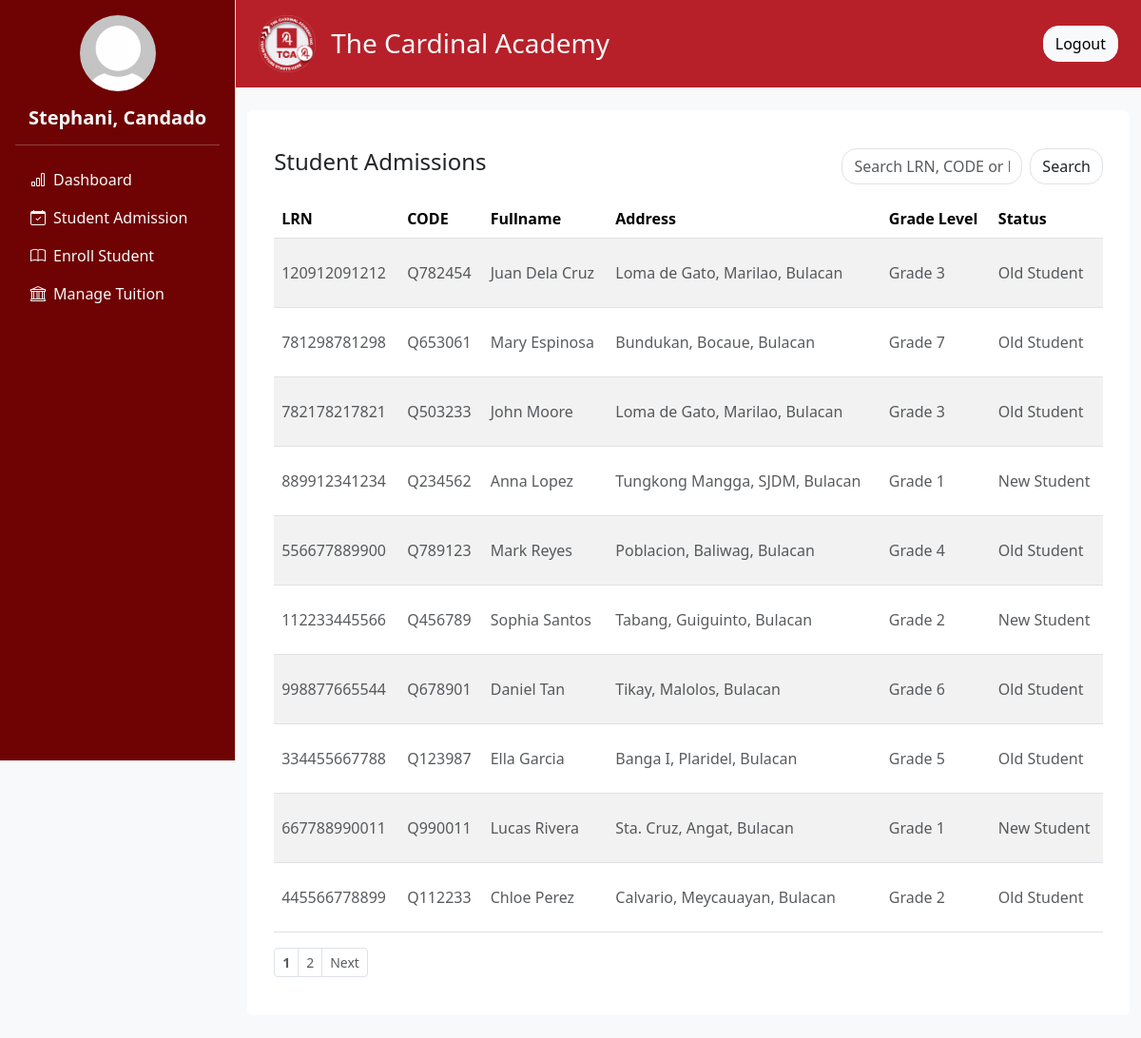
Screenshot of /admin/admission.php (signed in) with the database file from the repository.
### tables this page shows
CREATE TABLE `admission_form` (
  `id` int(11) NOT NULL,
  `lrn` varchar(20) NOT NULL,
  `firstname` varchar(50) NOT NULL,
  `middlename` varchar(50) DEFAULT NULL,
  `lastname` varchar(50) NOT NULL,
  `status` varchar(255) NOT NULL,
  `gender` enum('male','female') NOT NULL,
  `grade_level` varchar(20) NOT NULL,
  `profile_picture` varchar(255) DEFAULT NULL,
  `birthday` date NOT NULL,
  `religion` varchar(50) DEFAULT NULL,
  `place_of_birth` varchar(100) DEFAULT NULL,
  `age` int(11) DEFAULT NULL,
  `residential_address` varchar(255) DEFAULT NULL,
  `region` varchar(100) DEFAULT NULL,
  `province` varchar(100) DEFAULT NULL,
  `municipal` varchar(100) DEFAULT NULL,
  `barangay` varchar(100) DEFAULT NULL,
  `father_name` varchar(100) DEFAULT NULL,
  `father_occupation` varchar(100) DEFAULT NULL,
  `father_contact` varchar(20) DEFAULT NULL,
  `mother_name` varchar(100) DEFAULT NULL,
  `mother_occupation` varchar(100) DEFAULT NULL,
  `mother_contact` varchar(20) DEFAULT NULL,
  `guardian_name` varchar(100) DEFAULT NULL,
  `guardian_occupation` varchar(100) DEFAULT NULL,
  `guardian_contact` varchar(20) DEFAULT NULL,
  `admission_status` varchar(255) DEFAULT 'for_verification',
  `que_code` varchar(50) DEFAULT NULL,
  `email` varchar(255) DEFAULT NULL,
  `facebook` varchar(255) DEFAULT NULL,
  `admission_date` timestamp NOT NULL DEFAULT current_timestamp() ON UPDATE current_timestamp()
);

### admin/user_info.php (called while the page is built, shortened)
<?php
include '../db_connection.php';
function getUserInfo() {
    global $conn;
    $user_id = $_SESSION['user_id'];
    $sql = "SELECT first_name, last_name, profile FROM users WHERE user_id = ?";
    $stmt = $conn->prepare($sql);
    $stmt->bind_param("i", $user_id);
    $stmt->execute();
    $result = $stmt->get_result();
    $user = $result->fetch_assoc();
    $full_name = htmlspecialchars($user['first_name'] . ', ' . $user['last_name']);
    $profile_image = !empty($user['profile'])
        ? '../static/uploads/' . htmlspecialchars($user['profile'])
        : '../static/uploads/default_profile.jpg';
    return [
        'full_name' => $full_name,
        'profile_image' => $profile_image
    ];
}
?>

### admin/admission.php (the view, shortened to what this page needs)
<?php  include '../db_connection.php'; ?>
<?php
$limit = 10;
$page = isset($_GET['page']) && is_numeric($_GET['page']) ? (int) $_GET['page'] : 1;
$search = isset($_GET['search']) ? trim($_GET['search']) : '';
$offset = ($page - 1) * $limit;
$count_query = "SELECT COUNT(*) as total FROM admission_form
                WHERE lrn LIKE '%$search%'
                OR que_code LIKE '%$search%'
                OR CONCAT(firstname, ' ', lastname) LIKE '%$search%'";
$count_result = mysqli_query($conn, $count_query);
$total = mysqli_fetch_assoc($count_result)['total'];
$total_pages = ceil($total / $limit);
$query = "SELECT
            id,
            que_code,
            lrn,
            CONCAT(firstname, ' ', lastname) AS fullname,
            CONCAT(barangay, ', ', municipal, ', ', province) AS address,
            grade_level,
            status
          FROM admission_form
          WHERE lrn LIKE '%$search%'
          OR que_code LIKE '%$search%'
          OR CONCAT(firstname, ' ', lastname) LIKE '%$search%'
          LIMIT $limit OFFSET $offset";
$result = mysqli_query($conn, $query);
?>
<!DOCTYPE html>
<html lang="en">
<head>
  <?php include 'header.php' ?>
</head>
<body>
<div class="d-flex flex-row bg-light">
  <?php include 'navigation.php' ?>
  <div class="content flex-grow-1">
    <?php include 'nav_top.php' ?>
    <div class="container my-4">
      <div class="row g-4">
        <div class="col-12">
          <div class="rounded p-3 bg-white">
            <div class="container my-4">
              <div class="row mb-3">
                <div class="col-12 col-md-8">
                  <h4>Student Admissions</h4>
                </div>
                <div class="col-12 col-md-4">
                  <form method="GET" action="">
                    <div class="input-group">
                      <input class="form-control rounded rounded-4" type="text" name="search" value="<?= htmlspecialchars($search) ?>" placeholder="Search LRN, CODE or Fullname">
                      <button class="btn border ms-2 rounded rounded-4" type="submit">Search</button>
                    </div>
                  </form>
                </div>
              </div>
              <div class="table-responsive">
                <table class="table table-striped table-hover" style="cursor: pointer">
                  <thead>
                    <tr>
                      <th scope="col">LRN</th>
                      <th scope="col">CODE</th>
                      <th scope="col">Fullname</th>
                      <th scope="col">Address</th>
                      <th scope="col">Grade Level</th>
                      <th scope="col">Status</th>
                    </tr>
                  </thead>
                  <tbody>
                    <?php if (mysqli_num_rows($result) > 0): ?>
                      <?php while ($row = mysqli_fetch_assoc($result)): ?>
                        <tr class="clickable-row" data-id="<?= $row['id'] ?>">
                          <td><p class="text-muted pt-3 pb-3 mb-0"><?= htmlspecialchars($row['lrn']) ?></p></td>
                          <td><p class="text-muted pt-3 pb-3 mb-0"><?= htmlspecialchars($row['que_code'] ?? '-') ?></p></td>
                          <td><p class="text-muted pt-3 pb-3 mb-0"><?= htmlspecialchars($row['fullname']) ?></p></td>
                          <td><p class="text-muted pt-3 pb-3 mb-0"><?= htmlspecialchars($row['address']) ?></p></td>
                          <td><p class="text-muted pt-3 pb-3 mb-0"><?= htmlspecialchars($row['grade_level']) ?></p></td>
                          <td><p class="text-muted pt-3 pb-3 mb-0"><?= htmlspecialchars($row['status']) ?></p></td>
                        </tr>
                      <?php endwhile; ?>
                    <?php else: ?>
                      <tr>
                        <td colspan="6"><p class="text-muted text-center pt-3 pb-3 mb-0">No data available</p></td>
                      </tr>
                    <?php endif; ?>
                  </tbody>
                </table>
              </div>
              <?php if ($total_pages > 1): ?>
  <nav aria-label="Page navigation">
    <ul class="pagination justify-content-start pagination-sm">
      <?php
        $max_links = 5;
        $start = max(1, $page - floor($max_links / 2));
        $end = min($total_pages, $start + $max_links - 1);
        if ($end - $start < $max_links - 1) {
          $start = max(1, $end - $max_links + 1);
        }
      ?>
      <?php for ($i = $start; $i <= $end; $i++): ?>
        <li class="page-item">
          <a class="page-link text-muted <?= $i == $page ? 'fw-bold' : '' ?>" href="?search=<?= urlencode($search) ?>&page=<?= $i ?>"><?= $i ?></a>
        </li>
      <?php endfor; ?>
      <?php if ($page < $total_pages): ?>
        <li class="page-item">
          <a class="page-link text-muted" href="?search=<?= urlencode($search) ?>&page=<?= $page + 1 ?>">Next</a>
        </li>
      <?php endif; ?>
    </ul>
  </nav>
<?php endif; ?>
            </div>
          </div>
        </div>
      </div>
    </div>
  </div>
</div>
</body>
</html>

### admin/header.php (shortened to what this page needs)
<link href="https://cdn.jsdelivr.net/npm/bootstrap@5.3.2/dist/css/bootstrap.min.css" rel="stylesheet">
<link href="https://cdn.jsdelivr.net/npm/bootstrap-icons@1.11.1/font/bootstrap-icons.css" rel="stylesheet">
<link rel="stylesheet" href="../static/css/styles.css">
<link rel="stylesheet" href="../static/css/landing.css">

### admin/navigation.php
<?php
include 'user_info.php';
$user_info = getUserInfo();
$full_name = $user_info['full_name'];
$profile_image = $user_info['profile_image'];
?>
<div id="nav_side" class="sidebar p-3 border-end sticky-top d-none d-md-block" style="min-height: 100vh; width: 250px;">
    <div class="profile-pic mb-3 text-center">
        <img src="<?= $profile_image ?>" alt="Profile" class="rounded-circle img-fluid" style="width: 80px; height: 80px; object-fit: cover;">
    </div>
    <h5 class="text-center fw-bolder text-light mb-3"><?= $full_name ?></h5>
    <hr class="text-light">
    <ul class="nav flex-column">
      <li class="nav-item">
        <a class="nav-link text-light" href="dashboard.php"><i class="bi bi-bar-chart me-2"></i>Dashboard</a>
      </li>
      <li class="nav-item">
        <a class="nav-link text-light" href="admission.php"><i class="bi bi-calendar-check me-2"></i>Student Admission</a>
      </li>
      <li class="nav-item">
        <a class="nav-link text-light" href="enrollment.php"><i class="bi bi-book me-2"></i>Enroll Student</a>
      </li>
      <li class="nav-item">
        <a class="nav-link text-light" href="tuition.php"><i class="bi bi-bank me-2"></i>Manage Tuition</a>
      </li>
    </ul>
  </div>

### admin/nav_top.php
<div class="d-flex sticky-top align-items-center justify-content-between px-4 py-3" style="background-color: #b72029;">
    <div class="d-flex align-items-center">
    <img src="../static/uploads/logo.png" alt="Logo" style="height: 60px; width: auto;" class="me-3">
    <h3 class="text-light m-0">The Cardinal Academy</h3>
    </div>
    <a href="logout.php" class="btn btn-light rounded-4">Logout</a>
</div>

### static/css/styles.css (style rules this page uses)
.sidebar { background-color: rgb(111, 2, 2); width: 20%; height: 100vh; }
.content { width: 80%; }

### static/css/landing.css (style rules this page uses)
body { margin: 0; padding: 0; height: 100%; }

### rows the page displays
admission_form: lrn "120912091212", que_code "Q782454", fullname "Juan Dela Cruz", address "Loma de Gato, Marilao, Bulacan", grade_level "Grade 3", status "Old Student"
admission_form: lrn "781298781298", que_code "Q653061", fullname "Mary Espinosa", address "Bundukan, Bocaue, Bulacan", grade_level "Grade 7", status "Old Student"
admission_form: lrn "782178217821", que_code "Q503233", fullname "John Moore", address "Loma de Gato, Marilao, Bulacan", grade_level "Grade 3", status "Old Student"
admission_form: lrn "889912341234", que_code "Q234562", fullname "Anna Lopez", address "Tungkong Mangga, SJDM, Bulacan", grade_level "Grade 1", status "New Student"
admission_form: lrn "556677889900", que_code "Q789123", fullname "Mark Reyes", address "Poblacion, Baliwag, Bulacan", grade_level "Grade 4", status "Old Student"
admission_form: lrn "112233445566", que_code "Q456789", fullname "Sophia Santos", address "Tabang, Guiguinto, Bulacan", grade_level "Grade 2", status "New Student"
admission_form: lrn "998877665544", que_code "Q678901", fullname "Daniel Tan", address "Tikay, Malolos, Bulacan", grade_level "Grade 6", status "Old Student"
admission_form: lrn "334455667788", que_code "Q123987", fullname "Ella Garcia", address "Banga I, Plaridel, Bulacan", grade_level "Grade 5", status "Old Student"
admission_form: lrn "667788990011", que_code "Q990011", fullname "Lucas Rivera", address "Sta. Cruz, Angat, Bulacan", grade_level "Grade 1", status "New Student"
admission_form: lrn "445566778899", que_code "Q112233", fullname "Chloe Perez", address "Calvario, Meycauayan, Bulacan", grade_level "Grade 2", status "Old Student"

### other values shown
$full_name "Stephani, Candado"
